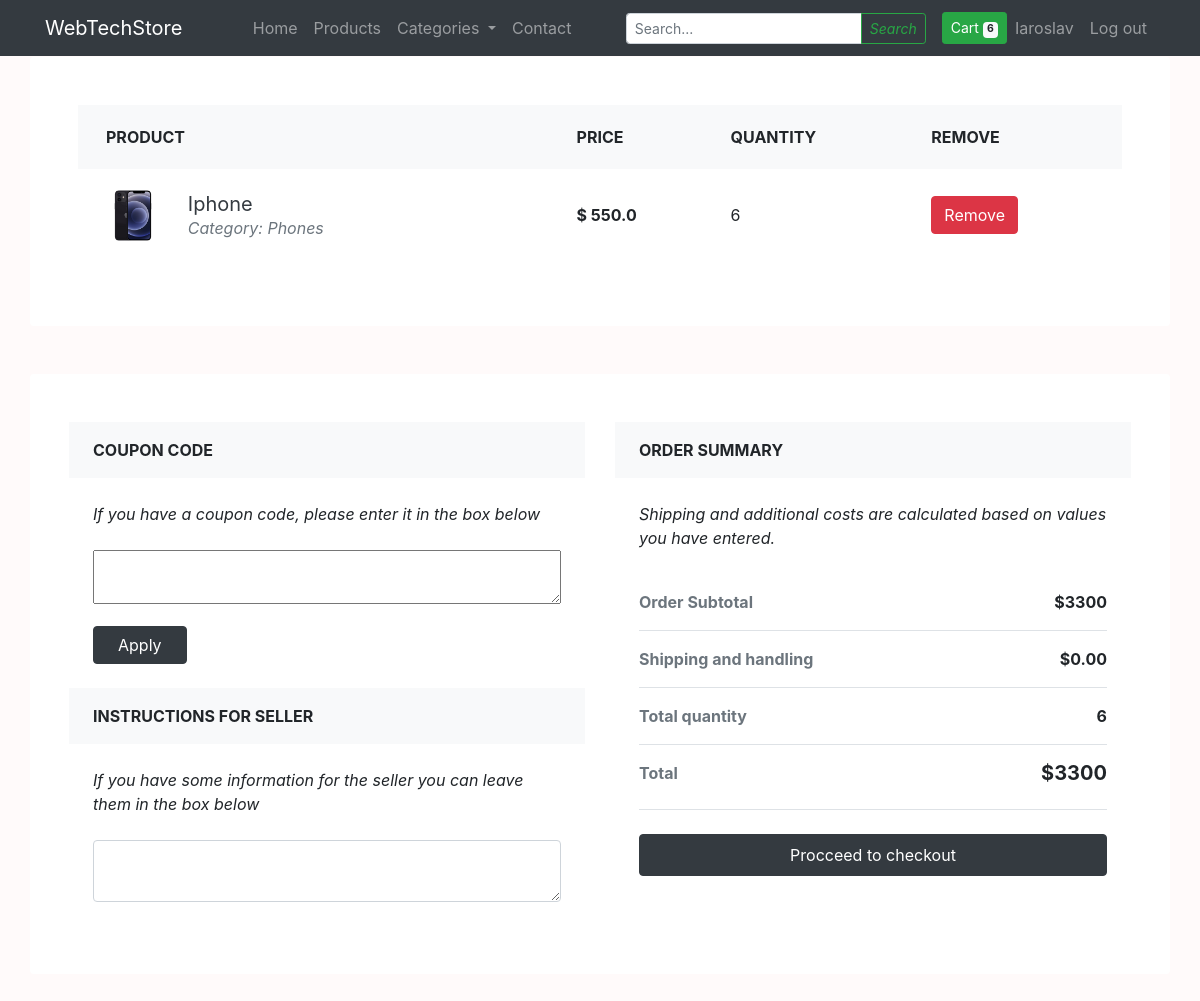
/cart (signed in), run on the app's committed database.
### app/models.py (models this page shows, shortened)
class User(db.Model, UserMixin):
    __tablename__ = "user"
    id = db.Column(db.Integer, primary_key=True)
    email = db.Column(db.String(100), unique=True, nullable=False)
    name = db.Column(db.String(50), unique=True, nullable=False)
    password = db.Column(db.String(100), nullable=False)
    prod_amount = db.Column(db.Integer, default=0)
    user_products = db.relationship("Product", secondary="user_prod",
                                    lazy='dynamic', cascade="all, delete",
                                    passive_deletes=True, backref="products_user"
                                    )
    comments = db.relationship("Comments", backref="author", lazy=True)

class UserProd(db.Model):
    __tablename__ = "user_prod"
    __table_args__ = (db.UniqueConstraint("user_id", "product_id"),)
    id = db.Column(db.Integer, primary_key=True)
    user_id = db.Column(db.Integer, db.ForeignKey("user.id", ondelete="CASCADE"))
    product_id = db.Column(db.Integer, db.ForeignKey("product.id", ondelete="CASCADE"))
    count = db.Column(db.Integer, default=0)
    user = db.relationship("User", backref="products")
    product = db.relationship("Product", backref="products")
    def __repr__(self):
        return f"{self.count}"

class Product(db.Model):
    __tablename__ = "product"
    id = db.Column(db.Integer, primary_key=True)
    product_name = db.Column(db.String(64), unique=True, nullable=False)
    summary = db.Column(db.String(160), nullable=False)
    description = db.Column(db.String(440), nullable=False)
    picture = db.Column(db.String(20), nullable=False)
    product_amount = db.Column(db.Integer, default=0)
    price = db.Column(db.Float, default=0)
    category = db.Column(db.String(30), nullable=False)
    users = db.relationship("User", secondary="user_prod",
                            cascade="all, delete", passive_deletes=True
                            )
    category_id = db.Column(db.Integer, db.ForeignKey("category.id"))
    comments = db.relationship("Comments", backref="com_product", lazy=True)

### app/users/routes.py (the view, shortened to what this page needs)
@users.route("/cart", methods=["POST", "GET"])
@login_required
def cart():
    user = current_user
    prices = [x.price for x in current_user.user_products]
    products_to_calculate = [x.count for x in current_user.products]
    product_list = UserProd.query.filter_by(user=user)  # I removed .all() to be able to iterate over it
    total_price = sum([int(first)*int(second) for first, second in zip(prices, products_to_calculate)])  # doesn't update prices with discount
    return render_template("cart.html", product_list=product_list,
                           total_price=total_price)

### app/models.py (called while the page is built)
@login_manager.user_loader
def load_user(user_id):
    return User.query.get(int(user_id))

### app/templates/cart.html
{% extends "products.html" %}
{% block content %}
{% if current_user.user_products %}
<div class="px-4 px-lg-0">
  <div class="pb-5">
    <div class="container">
      <div class="row">
        <div class="col-lg-12 p-5 bg-white rounded shadow-sm mb-5">
          <div class="table-responsive">
            <table class="table">
              <thead>
                <tr>
                  <th scope="col" class="border-0 bg-light">
                    <div class="p-2 px-3 text-uppercase">Product</div>
                  </th>
                  <th scope="col" class="border-0 bg-light">
                    <div class="py-2 text-uppercase">Price</div>
                  </th>
                  <th scope="col" class="border-0 bg-light">
                    <div class="py-2 text-uppercase">Quantity</div>
                  </th>
                  <th scope="col" class="border-0 bg-light">
                    <div class="py-2 text-uppercase">Remove</div>
                  </th>
                </tr>
              </thead>
              <tbody>
                {% for prod in product_list %}
                <tr>
                  <th scope="row" class="border-0">
                    <div class="p-2">
                      <img src="{{ prod.product.picture }}" alt="product" width="70" class="img-fluid rounded shadow-sm">
                      <div class="ml-3 d-inline-block align-middle">
                        <h5 class="mb-0"> <a href="#" class="text-dark d-inline-block align-middle">{{prod.product.product_name}}</a></h5><span class="text-muted font-weight-normal font-italic d-block">Category: {{prod.product.category}} </span>
                      </div>
                    </div>
                  </th>
                  <td class="border-0 align-middle"><strong>$ {{prod.product.price}} </strong></td>
                  <td class="border-0 align-middle"><strong></strong>{{prod}}</td>
                  <td class="border-0 align-middle">
                  <form method="POST">
                  <button class="btn btn-danger" name="prod_id" value="{{prod.product.id}}">Remove</button>
                  </form>
                </td>
                </tr>
                {% endfor %}
              </tbody>
            </table>
          </div>
        </div>
      </div>
      <div class="row py-5 p-4 bg-white rounded shadow-sm">
        <div class="col-lg-6">
          <div class="bg-light rounded-pill px-4 py-3 text-uppercase font-weight-bold">Coupon code</div>
          <div class="p-4">
            <p class="font-italic mb-4">If you have a coupon code, please enter it in the box below</p>
            <form method="POST">
              <div class="form-group">
                <div class="form-group">
                  <textarea name="text" style="width: 100%;"></textarea>
                </div>
            </div>
          <button class="btn btn-dark px-4 rounded-pill" name="apply">Apply</button>
        </form>
          </div>
          <div class="bg-light rounded-pill px-4 py-3 text-uppercase font-weight-bold">Instructions for seller</div>
          <div class="p-4">
            <p class="font-italic mb-4">If you have some information for the seller you can leave them in the box below</p>
            <textarea name="" cols="30" rows="2" class="form-control"></textarea>
          </div>
        </div>
        <div class="col-lg-6">
          <div class="bg-light rounded-pill px-4 py-3 text-uppercase font-weight-bold">Order summary </div>
          <div class="p-4">
            <p class="font-italic mb-4">Shipping and additional costs are calculated based on values you have entered.</p>
            <ul class="list-unstyled mb-4">
              <li class="d-flex justify-content-between py-3 border-bottom"><strong class="text-muted">Order Subtotal </strong><strong>${{total_price}}</strong></li>
              <li class="d-flex justify-content-between py-3 border-bottom"><strong class="text-muted">Shipping and handling</strong><strong>$0.00</strong></li>
              <li class="d-flex justify-content-between py-3 border-bottom"><strong class="text-muted">Total quantity</strong><strong>{{current_user.prod_amount}} </strong></li>
              <li class="d-flex justify-content-between py-3 border-bottom"><strong class="text-muted">Total</strong>
                <h5 class="font-weight-bold">${{total_price}}</h5>
              </li>
            </ul>
            <a href="#" class="btn btn-dark rounded-pill py-2 btn-block">Procceed to checkout</a>
          </div>
        </div>
      </div>
    </div>
  </div>
</div>
{% else %}
    <h5>Your cart is empty!</h5>
          {% endif %}
{% endblock content %}

### app/templates/layout.html (shortened to what this page needs)
<!doctype html>
<html lang="en">
  <head>
    <link rel="stylesheet" href="https://maxcdn.bootstrapcdn.com/bootstrap/4.0.0/css/bootstrap.min.css">
    <link
    rel="stylesheet"
    href="{{ url_for('static', filename='main.css') }}"
  />
  </head>
  <body>
    <nav class="navbar sticky-top navbar-expand-md navbar-dark bg-dark">
      <div class="container">
          <a class="navbar-brand" href="{{ url_for('users.index') }}">WebTechStore</a>
          <div class="collapse navbar-collapse justify-content-end" id="navbarsExampleDefault">
              <ul class="navbar-nav m-auto">
                  <li class="nav-item">
                      <a class="nav-link" href="{{ url_for('users.index') }}">Home</a>
                  </li>
                  <li class="nav-item">
                      <a class="nav-link" href="{{ url_for('users.products') }}">Products</a>
                  </li>
                  <li class="nav-item dropdown">
                    <a class="nav-link dropdown-toggle" href="#" id="navbarDropdown" role="button" data-toggle="dropdown" aria-haspopup="true" aria-expanded="false">
                      Categories
                    </a>
                  </li>
                  <li class="nav-item">
                      <a class="nav-link" href="{{ url_for('users.contact') }}">Contact</a>
                  </li>
              </ul>
              <form class="form-inline my-2 my-lg-0">
                  <div class="input-group input-group-sm">
                      <input type="text" class="form-control" aria-label="Small" aria-describedby="inputGroup-sizing-sm" placeholder="Search...">
                      <div class="input-group-append">
                          <button type="button" class="btn btn-outline-success">
                              <i class="fa fa-search">Search</i>
                          </button>
                      </div>
                  </div>
                  {% if current_user.is_authenticated %}
                  <a class="btn btn-success btn-sm ml-3" href="{{ url_for('users.cart') }}">
                       Cart
                      <span class="badge badge-light">{{current_user.prod_amount }}</span>
                  </a>
                  <ul class="navbar-nav m-auto">
                  <li class="nav-item" style="text-align: right;">
                  <a class="nav-link" href="{{ url_for('users.account', username=current_user.name) }}">{{ current_user.name }}</a>
                </li>
                <li class="nav-item">
                  <a class="nav-link" href="{{ url_for('users.logout') }}">Log out</a>
                </li>
              </ul>
                  {% endif %}
              </form>
          </div>
      </div>
  </nav>
      <div class="col-md-8">
      </div>
  </body>
</html>

### app/static/main.css (style rules this page uses)
html, body { width: 100%; }
.nav-link { color: #1fa53c; }
body { background: rgb(255, 250, 250) }
h5 { font-weight: 400 }

### data on the page
User: prod_amount "6", name "Iaroslav"
UserProd: product.picture (picture), product.product_name "Iphone", product.category "Phones", product.price "550.0", count "6", {{ prod.product.id }} 1 (drawn)

### other printed values
{{ total_price }} "3300"
